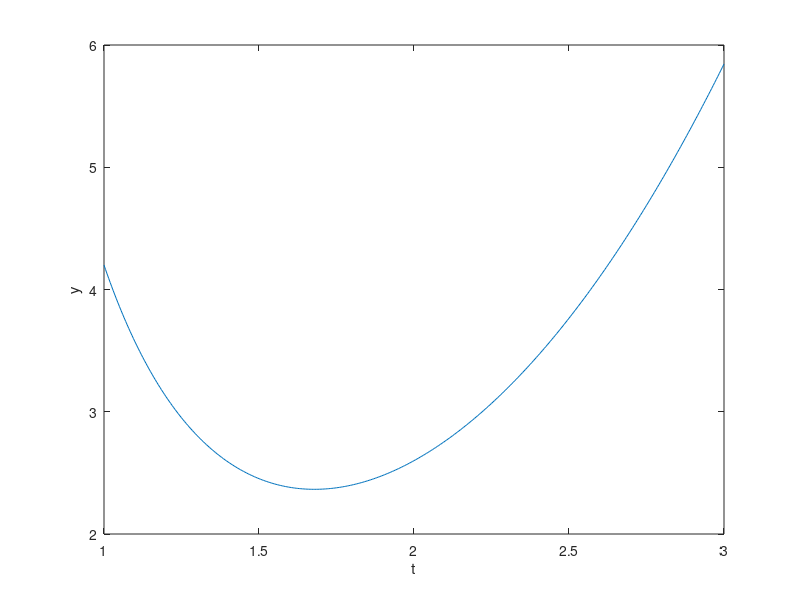

Write MATLAB code to recreate this figure.
clc;clear all;close all;
odeeg2=@(t,y) (t^3-2*y)/t;
tspan=1:0.005:3;
y0=4.2;
[t,y] = ode45(odeeg2, tspan, y0);
plot(t, y)
xlabel('t'), ylabel('y')